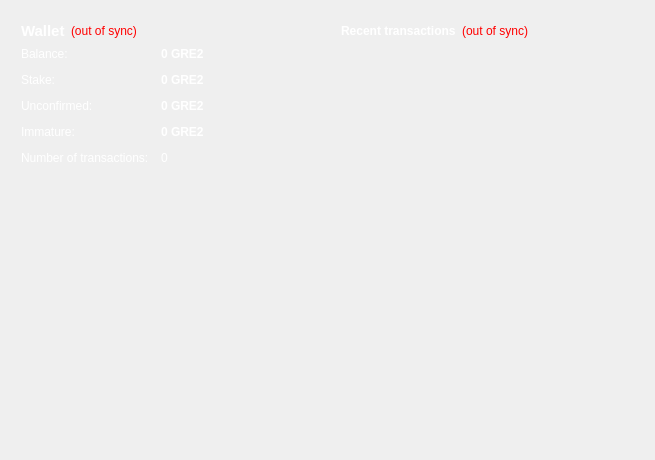
<?xml version="1.0" encoding="UTF-8"?>
<ui version="4.0">
 <class>OverviewPage</class>
 <widget class="QWidget" name="OverviewPage">
  <property name="geometry">
   <rect>
    <x>0</x>
    <y>0</y>
    <width>655</width>
    <height>460</height>
   </rect>
  </property>
  <property name="windowTitle">
   <string>Form</string>
  </property>
  <property name="styleSheet">
   <string notr="true"/>
  </property>
  <layout class="QHBoxLayout" name="horizontalLayout" stretch="1,1">
   <item>
    <layout class="QVBoxLayout" name="verticalLayout_2">
     <item>
      <widget class="QFrame" name="frame">
       <property name="styleSheet">
        <string notr="true">background-color:transparent; color:white;</string>
       </property>
       <property name="frameShape">
        <enum>QFrame::StyledPanel</enum>
       </property>
       <property name="frameShadow">
        <enum>QFrame::Raised</enum>
       </property>
       <layout class="QVBoxLayout" name="verticalLayout_4">
        <item>
         <layout class="QHBoxLayout" name="horizontalLayout_4">
          <item>
           <widget class="QLabel" name="label_5">
            <property name="font">
             <font>
              <pointsize>11</pointsize>
              <weight>75</weight>
              <bold>true</bold>
             </font>
            </property>
            <property name="styleSheet">
             <string notr="true">background:transparent;</string>
            </property>
            <property name="text">
             <string>Wallet</string>
            </property>
           </widget>
          </item>
          <item>
           <widget class="QLabel" name="labelWalletStatus">
            <property name="toolTip">
             <string>The displayed information may be out of date. Your wallet automatically synchronizes with the GreenCoin network after a connection is established, but this process has not completed yet.</string>
            </property>
            <property name="styleSheet">
             <string notr="true">QToolTip {background-color:#1f333e; color:white; border-style: none;}
QLabel { color: red; background:transparent;}</string>
            </property>
            <property name="text">
             <string notr="true">(out of sync)</string>
            </property>
            <property name="alignment">
             <set>Qt::AlignLeading|Qt::AlignLeft|Qt::AlignVCenter</set>
            </property>
           </widget>
          </item>
          <item>
           <spacer name="horizontalSpacer_2">
            <property name="orientation">
             <enum>Qt::Horizontal</enum>
            </property>
            <property name="sizeHint" stdset="0">
             <size>
              <width>40</width>
              <height>20</height>
             </size>
            </property>
           </spacer>
          </item>
         </layout>
        </item>
        <item>
         <layout class="QFormLayout" name="formLayout_2">
          <property name="fieldGrowthPolicy">
           <enum>QFormLayout::AllNonFixedFieldsGrow</enum>
          </property>
          <property name="horizontalSpacing">
           <number>12</number>
          </property>
          <property name="verticalSpacing">
           <number>12</number>
          </property>
          <item row="0" column="0">
           <widget class="QLabel" name="label">
            <property name="styleSheet">
             <string notr="true">background:transparent;</string>
            </property>
            <property name="text">
             <string>Balance:</string>
            </property>
           </widget>
          </item>
          <item row="0" column="1">
           <widget class="QLabel" name="labelBalance">
            <property name="font">
             <font>
              <weight>75</weight>
              <bold>true</bold>
             </font>
            </property>
            <property name="cursor">
             <cursorShape>IBeamCursor</cursorShape>
            </property>
            <property name="toolTip">
             <string>Your current balance</string>
            </property>
            <property name="styleSheet">
             <string notr="true">QLabel {background:transparent;}
QToolTip {background-color:#1f333e; color:white; border-style: none;}</string>
            </property>
            <property name="text">
             <string notr="true">0 GRE2</string>
            </property>
            <property name="textInteractionFlags">
             <set>Qt::LinksAccessibleByMouse|Qt::TextSelectableByKeyboard|Qt::TextSelectableByMouse</set>
            </property>
           </widget>
          </item>
          <item row="1" column="0">
           <widget class="QLabel" name="label_6">
            <property name="styleSheet">
             <string notr="true">background:transparent;</string>
            </property>
            <property name="text">
             <string>Stake:</string>
            </property>
           </widget>
          </item>
          <item row="1" column="1">
           <widget class="QLabel" name="labelStake">
            <property name="font">
             <font>
              <weight>75</weight>
              <bold>true</bold>
             </font>
            </property>
            <property name="cursor">
             <cursorShape>IBeamCursor</cursorShape>
            </property>
            <property name="toolTip">
             <string>Total of coins that was staked, and do not yet count toward the current balance</string>
            </property>
            <property name="styleSheet">
             <string notr="true">QLabel {background:transparent;}
QToolTip {background-color:#1f333e; color:white; border-style: none;}</string>
            </property>
            <property name="text">
             <string notr="true">0 GRE2</string>
            </property>
            <property name="textInteractionFlags">
             <set>Qt::LinksAccessibleByMouse|Qt::TextSelectableByKeyboard|Qt::TextSelectableByMouse</set>
            </property>
           </widget>
          </item>
          <item row="2" column="0">
           <widget class="QLabel" name="label_3">
            <property name="styleSheet">
             <string notr="true">background:transparent;</string>
            </property>
            <property name="text">
             <string>Unconfirmed:</string>
            </property>
           </widget>
          </item>
          <item row="2" column="1">
           <widget class="QLabel" name="labelUnconfirmed">
            <property name="font">
             <font>
              <weight>75</weight>
              <bold>true</bold>
             </font>
            </property>
            <property name="cursor">
             <cursorShape>IBeamCursor</cursorShape>
            </property>
            <property name="toolTip">
             <string>Total of transactions that have yet to be confirmed, and do not yet count toward the current balance</string>
            </property>
            <property name="styleSheet">
             <string notr="true">QLabel {background:transparent;}
QToolTip {background-color:#1f333e; color:white; border-style: none;}</string>
            </property>
            <property name="text">
             <string notr="true">0 GRE2</string>
            </property>
            <property name="textInteractionFlags">
             <set>Qt::LinksAccessibleByMouse|Qt::TextSelectableByKeyboard|Qt::TextSelectableByMouse</set>
            </property>
           </widget>
          </item>
          <item row="3" column="0">
           <widget class="QLabel" name="labelImmatureText">
            <property name="styleSheet">
             <string notr="true">background:transparent;</string>
            </property>
            <property name="text">
             <string>Immature:</string>
            </property>
           </widget>
          </item>
          <item row="3" column="1">
           <widget class="QLabel" name="labelImmature">
            <property name="font">
             <font>
              <weight>75</weight>
              <bold>true</bold>
             </font>
            </property>
            <property name="toolTip">
             <string>Mined balance that has not yet matured</string>
            </property>
            <property name="styleSheet">
             <string notr="true">QLabel {background:transparent;}
QToolTip {background-color:#1f333e; color:white; border-style: none;}</string>
            </property>
            <property name="text">
             <string notr="true">0 GRE2</string>
            </property>
            <property name="textInteractionFlags">
             <set>Qt::LinksAccessibleByMouse|Qt::TextSelectableByKeyboard|Qt::TextSelectableByMouse</set>
            </property>
           </widget>
          </item>
          <item row="4" column="0">
           <widget class="QLabel" name="label_2">
            <property name="styleSheet">
             <string notr="true">background:transparent;</string>
            </property>
            <property name="text">
             <string>Number of transactions:</string>
            </property>
           </widget>
          </item>
          <item row="4" column="1">
           <widget class="QLabel" name="labelNumTransactions">
            <property name="toolTip">
             <string>Total number of transactions in wallet</string>
            </property>
            <property name="styleSheet">
             <string notr="true">QLabel {background:transparent;}
QToolTip {background-color:#1f333e; color:white; border-style: none;}</string>
            </property>
            <property name="text">
             <string notr="true">0</string>
            </property>
           </widget>
          </item>
         </layout>
        </item>
       </layout>
      </widget>
     </item>
     <item>
      <spacer name="verticalSpacer">
       <property name="orientation">
        <enum>Qt::Vertical</enum>
       </property>
       <property name="sizeHint" stdset="0">
        <size>
         <width>20</width>
         <height>40</height>
        </size>
       </property>
      </spacer>
     </item>
     <item>
      <widget class="QLabel" name="dmd_logo">
       <property name="enabled">
        <bool>true</bool>
       </property>
       <property name="styleSheet">
        <string notr="true"/>
       </property>
       <property name="text">
        <string/>
       </property>
       <property name="pixmap">
        <pixmap resource="../bitcoin.qrc">:/images/backg</pixmap>
       </property>
       <property name="scaledContents">
        <bool>false</bool>
       </property>
       <property name="alignment">
        <set>Qt::AlignCenter</set>
       </property>
       <property name="margin">
        <number>-2</number>
       </property>
      </widget>
     </item>
    </layout>
   </item>
   <item>
    <layout class="QVBoxLayout" name="verticalLayout_3">
     <item>
      <widget class="QFrame" name="frame_2">
       <property name="styleSheet">
        <string notr="true">background-color:transparent; color:white;</string>
       </property>
       <property name="frameShape">
        <enum>QFrame::StyledPanel</enum>
       </property>
       <property name="frameShadow">
        <enum>QFrame::Raised</enum>
       </property>
       <layout class="QVBoxLayout" name="verticalLayout">
        <item>
         <layout class="QHBoxLayout" name="horizontalLayout_2">
          <item>
           <widget class="QLabel" name="label_4">
            <property name="styleSheet">
             <string notr="true">background:transparent;</string>
            </property>
            <property name="text">
             <string>&lt;b&gt;Recent transactions&lt;/b&gt;</string>
            </property>
           </widget>
          </item>
          <item>
           <widget class="QLabel" name="labelTransactionsStatus">
            <property name="toolTip">
             <string>The displayed information may be out of date. Your wallet automatically synchronizes with the GreenCoin network after a connection is established, but this process has not completed yet.</string>
            </property>
            <property name="styleSheet">
             <string notr="true">QToolTip {background-color:#1f333e; color:white; border-style: none;}
QLabel { color: red; background:transparent; }</string>
            </property>
            <property name="text">
             <string notr="true">(out of sync)</string>
            </property>
            <property name="alignment">
             <set>Qt::AlignRight|Qt::AlignTrailing|Qt::AlignVCenter</set>
            </property>
           </widget>
          </item>
          <item>
           <spacer name="horizontalSpacer">
            <property name="orientation">
             <enum>Qt::Horizontal</enum>
            </property>
            <property name="sizeHint" stdset="0">
             <size>
              <width>40</width>
              <height>20</height>
             </size>
            </property>
           </spacer>
          </item>
         </layout>
        </item>
        <item>
         <widget class="QListView" name="listTransactions">
          <property name="styleSheet">
           <string notr="true">QListView { background: transparent; }
QToolTip {background-color:#1f333e; color:white; border-style: none;}</string>
          </property>
          <property name="frameShape">
           <enum>QFrame::NoFrame</enum>
          </property>
          <property name="verticalScrollBarPolicy">
           <enum>Qt::ScrollBarAlwaysOff</enum>
          </property>
          <property name="horizontalScrollBarPolicy">
           <enum>Qt::ScrollBarAlwaysOff</enum>
          </property>
          <property name="selectionMode">
           <enum>QAbstractItemView::NoSelection</enum>
          </property>
         </widget>
        </item>
       </layout>
      </widget>
     </item>
     <item>
      <spacer name="verticalSpacer_2">
       <property name="orientation">
        <enum>Qt::Vertical</enum>
       </property>
       <property name="sizeHint" stdset="0">
        <size>
         <width>20</width>
         <height>40</height>
        </size>
       </property>
      </spacer>
     </item>
    </layout>
   </item>
  </layout>
 </widget>
 <resources>
  <include location="../bitcoin.qrc"/>
 </resources>
 <connections/>
</ui>
